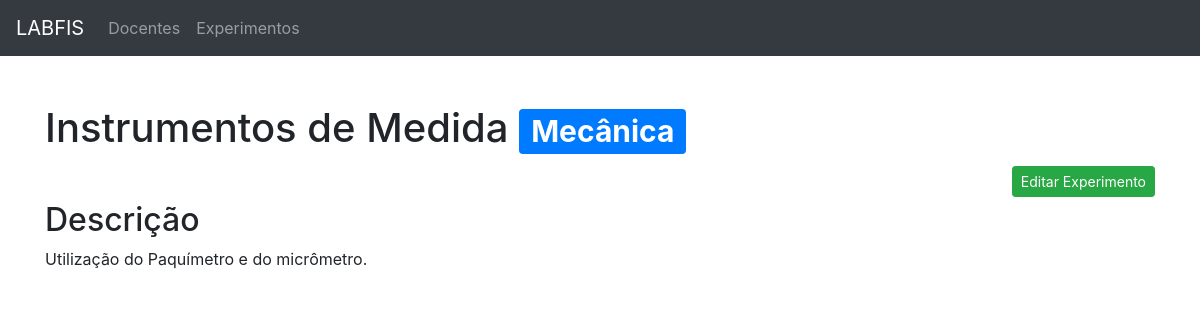
Before: /experimento/1 with the older database file.
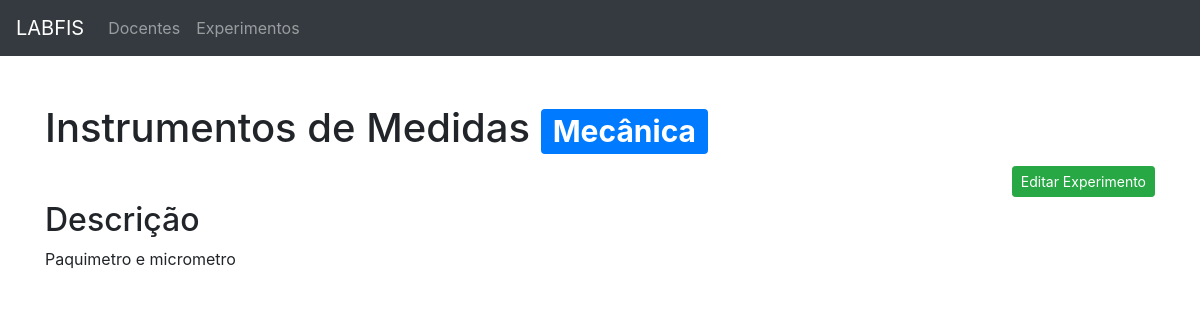
After: the same page with the newer database file.
### models.py (models this page shows, shortened)
class Experimento(db.Model):
    __tablename__ = 'experimentos'
    id = db.Column(db.Integer, primary_key=True)
    nome = db.Column(db.String(120), unique=True, nullable=False)
    descricao = db.Column(db.Text, nullable=True)
    area_id = db.Column(db.Integer, db.ForeignKey('areas.id'), nullable=False)
    arquivos = db.relationship('Arquivo', backref='experimentos', cascade = "all,delete", lazy=True)
    agendamentos = db.relationship('Agendamento', backref='experimentos', lazy=True)

### app.py (the view)
@app.route('/experimento/<int:id>')
def get_experimento(id):
    areas = Area.query.all()
    experimento = Experimento.query.filter_by(id=id).first()
    return render_template('experimento_detalhes.html', areas=areas, experimento=experimento)

### app.py (called while the page is built)
@app.context_processor
def inject_enumerate():
    return dict(enumerate=enumerate)

### templates/experimento_detalhes.html
{% extends "base.html" %}
{% from "macros.html" import modal_macro, form_macro_experimento %}
{% block content_title %}{{experimento.nome}} <span class="badge badge-primary">{{experimento.areas.nome}}</span>{% endblock %}
{% block content %}
<div class="text-right">
    {{ modal_macro('success', 'Editar Experimento', 'editar_experimento' + experimento.id | string, 'Editar Experimento', 'Editar Experimento', form_macro_experimento(action=url_for('update_experimento', id=experimento.id), areas=areas, experimento=experimento)) }}
</div>
<h2>Descrição</h2>
<p>{{experimento.descricao}}</p>
{% endblock %}

Changed rows visible on the page:
changed Experimento: nome "Instrumentos de Medida" → "Instrumentos de Medidas"; descricao "Utilização do Paquímetro e do micrômetro." → "Paquimetro e micrometro"
